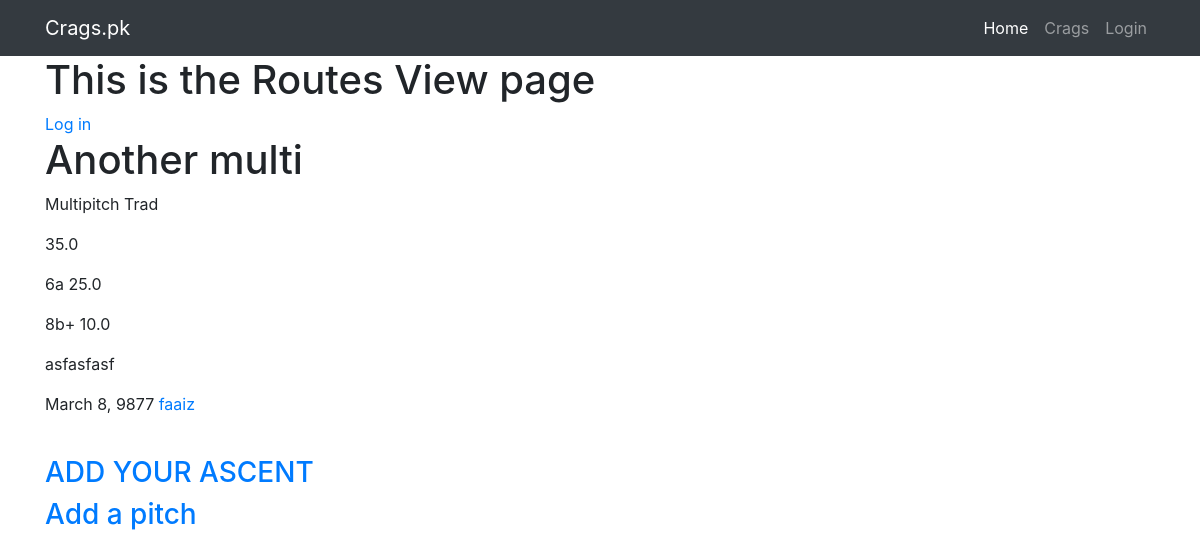
/routes/29/, run on an earlier commit of the app's database.
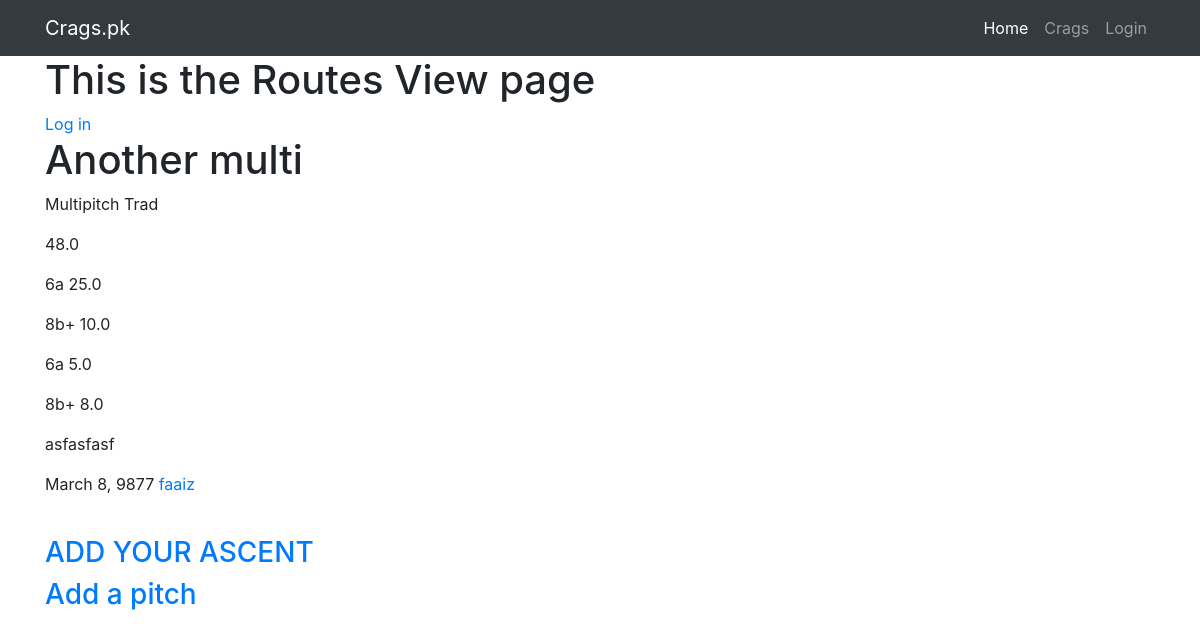
And on a later commit of the database.
### routes/models.py (models this page shows, shortened)
class Route(models.Model):
    rname = models.CharField(max_length=500, verbose_name='Route Name')
    rdescription = models.TextField(verbose_name='Route Description')
    ropener = models.CharField(max_length=500, verbose_name='Route Opener')
    rcrag = models.ForeignKey(Crag, on_delete=models.CASCADE, verbose_name='Crag')
    rlength = models.IntegerField(verbose_name='Route Length', default=0)
    rtype = models.ForeignKey(RouteType, on_delete=models.SET_NULL, null=True)
    numpitch = models.CharField(max_length=500, verbose_name='Single or Multi')

### pitches/models.py (models this page shows)
class Pitch(models.Model):
    pgrade = models.ForeignKey(Grade, on_delete=models.DO_NOTHING, verbose_name='Pitch Grade')
    pdescription = models.TextField(verbose_name='Pitch Description', blank=True, default="")
    proute = models.ForeignKey(Route, on_delete=models.DO_NOTHING, verbose_name='Route', null=True)
    plength = models.FloatField(verbose_name='Pitch Length', default=0.0)

### grades/models.py (models this page shows, shortened)
class Grade(models.Model):
    ggrade = models.CharField(max_length=500, verbose_name='Grade')

### ascents/models.py (models this page shows, shortened)
class Ascent(models.Model):
	route = models.ForeignKey(Route, on_delete=models.CASCADE)
	climber = models.ForeignKey(User, on_delete=models.CASCADE)
	date = models.DateField(auto_now=False)

### routetypes/models.py (models this page shows)
class RouteType(models.Model):
	route_type = models.TextField(verbose_name='Gear Advice')
	def __str__(self):
		return f'{self.route_type}'

### routes/views.py (the view)
# urls.py: path('<route_id>/', views.RouteView.as_view(), name='route-view'),
class RouteView(generic.DetailView):
	template_name = 'routes/route-view.html'
	model = Route
	def get_object(self):
		current_route = get_object_or_404(Route, pk=self.kwargs['route_id'])
		for pitch in Pitch.objects.filter(proute=current_route):
			current_route.rlength += pitch.plength
		return current_route

### routes/templates/routes/route-view.html (shortened to what this page needs)
{% extends 'base.html' %}
{% block content %}
	<h1>This is the Routes View page</h1>
	{% if user.is_authenticated %}
		<a href="{% url 'logout' %}">Log out</a>
		<br>
		<a href="{% url 'profile' username=user.username %}">My Profile</a>
	{% else %}
		<a href="{% url 'login' %}">Log in</a>
	{% endif %}
	<h1>{{ route.rname }}</h1>
	<p>{{ route.numpitch }} {{ route.rtype }}</p>
	{% if route.numpitch == 'Multipitch' %}
		<p>{{ route.rlength }}</p>
		{% for pitch in route.pitch_set.all %}
			<p>{{ pitch.pgrade.ggrade }} {{ pitch.plength }}</p>
		{% endfor %}
	{% endif %}
	<p>{{ route.rdescription }}</p>
	{% for ascent in route.ascent_set.all %}
		<p>{{ ascent.date }}  <a href="{% url 'profile' username=ascent.climber.username %}">{{ ascent.climber.username }}</a></p>
	{% endfor %}
	<br>
	<h3><a href="{% url 'add-ascent-to-route' route_id=route.id %}">ADD YOUR ASCENT</a></h3>
	{% if route.numpitch == 'Multipitch' %}
		<h3><a href="{% url 'add-pitch-multi' route_id=route.id %}">Add a pitch</a></h3>
	{% endif %}
{% endblock %}

What changed in the data, as far as the page shows it:
computed for Route "Another multi": rlength "35.0" → "48.0"
added Pitch: pgrade.ggrade "6a", plength "5.0"
added Pitch: pgrade.ggrade "8b+", plength "8.0"
